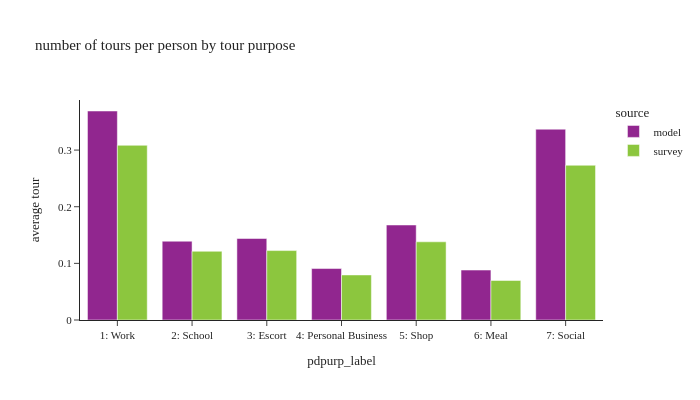

Notebook source saved alongside this figure:
### Code cell
def plot_segment(df, tour_group_var, person_group_var, title_name):
    fig = px.bar(df, x=tour_group_var[1], y="average tour", color="source",
                 barmode="group", title=title_name)
    fig.update_layout(height=400, width=700, font=dict(size=11),
                      yaxis=dict(tickformat=".2"))
    fig.show()

df_plot = df_tour.group_by(['source', 'pdpurp_label']).agg([
    pl.sum('toexpfac').alias('toexpfac_sum')
]).join(
    person.group_by(['source']).agg([
        pl.sum('psexpfac').alias('psexpfac_sum')
    ]),
    on='source',
    how='left'
).with_columns(
    (pl.col('toexpfac_sum') / pl.col('psexpfac_sum')).alias('average tour')
).sort(['source', 'pdpurp_label'])

plot_segment(df_plot, tour_group_var=['source', 'pdpurp_label'], person_group_var=['source'],
             title_name="number of tours per person by tour purpose")

### Figure 1 — Plotly figure (JSON) as saved in the notebook; plotly's stock layout.template omitted (floating-point values rounded to 4 significant figures)
{"data": [{"alignmentgroup": "True", "hovertemplate": "source=model<br>pdpurp_label=%{x}<br>average tour=%{y}<extra></extra>", "legendgroup": "model", "marker": {"color": "#91268F", "pattern": {"shape": ""}}, "name": "model", "offsetgroup": "model", "orientation": "v", "showlegend": true, "textposition": "auto", "type": "bar", "x": ["1: Work", "2: School", "3: Escort", "4: Personal Business", "5: Shop", "6: Meal", "7: Social"], "xaxis": "x", "y": [0.369, 0.1391, 0.1439, 0.09086, 0.1678, 0.08819, 0.3369], "yaxis": "y"}, {"alignmentgroup": "True", "hovertemplate": "source=survey<br>pdpurp_label=%{x}<br>average tour=%{y}<extra></extra>", "legendgroup": "survey", "marker": {"color": "#8CC63E", "pattern": {"shape": ""}}, "name": "survey", "offsetgroup": "survey", "orientation": "v", "showlegend": true, "textposition": "auto", "type": "bar", "x": ["1: Work", "2: School", "3: Escort", "4: Personal Business", "5: Shop", "6: Meal", "7: Social"], "xaxis": "x", "y": [0.3085, 0.1213, 0.1226, 0.07954, 0.1381, 0.06978, 0.2732], "yaxis": "y"}], "layout": {"barmode": "group", "font": {"size": 11}, "height": 400, "legend": {"title": {"text": "source"}, "tracegroupgap": 0}, "title": {"text": "number of tours per person by tour purpose"}, "width": 700, "xaxis": {"anchor": "y", "domain": [0.0, 1.0], "title": {"text": "pdpurp_label"}}, "yaxis": {"anchor": "x", "domain": [0.0, 1.0], "tickformat": ".2", "title": {"text": "average tour"}}}}
